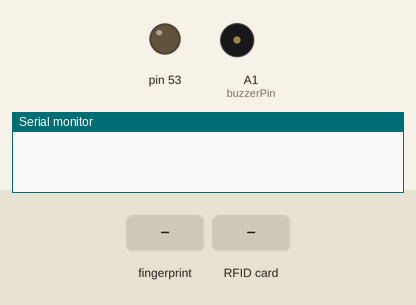
A sketch run on a simulated Arduino Mega 2560, built with avr-gcc and run on an emulated ATmega2560. Shown: output pins drawn as LEDs (lit = HIGH), buzzer (waves = sounding, pin HIGH), the last lines printed to the serial monitor. Inputs (shaded band) come from the test bench.

Above: at 0.1 s.
At 2.5 s:
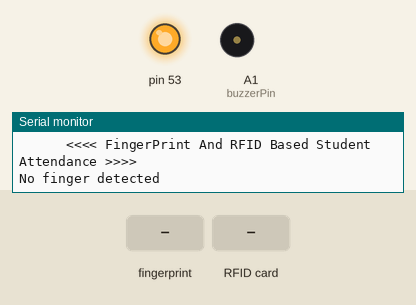
2.6 s: finger stored as number 1 placed on the sensor
5.2 s: RFID card 0A 40 70 1E held to the reader
At 9.92 s:
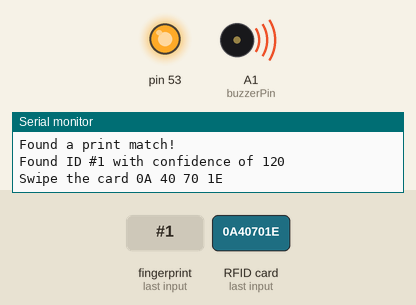
Timing chart, 0 to 11.5 s (numbered marks = the images above; inputs shaded):
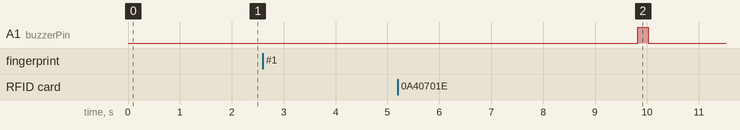

The sketch:

RFID_Fingerprint.ino
```cpp
#include <SPI.h>
#include <MFRC522.h>
#include <EEPROM.h>
#include <Adafruit_Fingerprint.h>


#if (defined(__AVR__) || defined(ESP8266)) && !defined(__AVR_ATmega2560__)
SoftwareSerial mySerial(2, 3);
#else
#define mySerial Serial1
#endif


Adafruit_Fingerprint finger = Adafruit_Fingerprint(&mySerial);


#define RST_PIN         9          // Configurable, see typical pin layout above
#define SS_PIN          10         // Configurable, see typical pin layout above
#define buzzerPin       A1

MFRC522 mfrc522(SS_PIN, RST_PIN);  // Create MFRC522 instance
int state1 = 0,state2 = 0,state3 = 0,state4 = 0;
int n = 0,Student_ID=0;//n is for the total number of students//j is for to detect the card is valid or not


void setup()
{
    Serial.begin(9600);
    while (!Serial);
    delay(100);
    Serial.println("\n\nAdafruit finger detect test");
    SPI.begin();      // Init SPI bus
    mfrc522.PCD_Init();   // Init MFRC522
    delay(4);       // Optional delay. Some board do need more time after init to be ready, see Readme
    pinMode(buzzerPin, OUTPUT);
    // set the data rate for the sensor serial port
    finger.begin(57600);
    delay(5);
    if (finger.verifyPassword())
    {
      Serial.println("Found fingerprint sensor!");
    }
    else
    {
      Serial.println("Did not find fingerprint sensor :(");
      while (1)
      {
        delay(1);
      }
    }

    Serial.println(F("Reading sensor parameters"));
    finger.getParameters();
    Serial.print(F("Status: 0x")); Serial.println(finger.status_reg, HEX);
    Serial.print(F("Sys ID: 0x")); Serial.println(finger.system_id, HEX);
    Serial.print(F("Capacity: ")); Serial.println(finger.capacity);
    Serial.print(F("Security level: ")); Serial.println(finger.security_level);
    Serial.print(F("Device address: ")); Serial.println(finger.device_addr, HEX);
    Serial.print(F("Packet len: ")); Serial.println(finger.packet_len);
    Serial.print(F("Baud rate: ")); Serial.println(finger.baud_rate);

    finger.getTemplateCount();

    if (finger.templateCount == 0)
    {
      Serial.print("Sensor doesn't contain any fingerprint data. Please run the 'enroll' example.");
    }
    else
    {
      Serial.println("Waiting for valid finger...");
      Serial.print("Sensor contains "); Serial.print(finger.templateCount); Serial.println(" templates");
    }
    Serial.println("\t\t\t<<<< FingerPrint And RFID Based Student Attendance >>>>\n");
}

void loop()
{
  getFingerprintID();
  delay(2000);            //don't ned to run this at full speed.
}


uint8_t getFingerprintID()
{
  uint8_t p = finger.getImage();
  switch (p)
  {
    case FINGERPRINT_OK:
      Serial.println("Image taken");
      break;
    case FINGERPRINT_NOFINGER:
      Serial.println("No finger detected");
      return p;
    case FINGERPRINT_PACKETRECIEVEERR:
      Serial.println("Communication error");
      return p;
    case FINGERPRINT_IMAGEFAIL:
      Serial.println("Imaging error");
      return p;
    default:
      Serial.println("Unknown error");
      return p;
  }

  // OK success!

  p = finger.image2Tz();
  switch (p)
  {
    case FINGERPRINT_OK:
      Serial.println("Image converted");
      break;
    case FINGERPRINT_IMAGEMESS:
      Serial.println("Image too messy");
      return p;
    case FINGERPRINT_PACKETRECIEVEERR:
      Serial.println("Communication error");
      return p;
    case FINGERPRINT_FEATUREFAIL:
      Serial.println("Could not find fingerprint features");
      return p;
    case FINGERPRINT_INVALIDIMAGE:
      Serial.println("Could not find fingerprint features");
      return p;
    default:
      Serial.println("Unknown error");
      return p;
  }

  // OK converted!
  p = finger.fingerSearch();
  if (p == FINGERPRINT_OK)
  {
    Serial.println("Found a print match!");
    Student_ID=finger.fingerID;
    Serial.print("Found ID #"); Serial.print(finger.fingerID);
    Serial.print(" with confidence of "); Serial.println(finger.confidence);
    delay(5000);
    RFID_Read();
  }
  else if (p == FINGERPRINT_PACKETRECIEVEERR)
  {
    Serial.println("Communication error");
    return p;
  }
  else if (p == FINGERPRINT_NOTFOUND)
  {
    Serial.println("Did not find a match");
    return p;
  }
  else
  {
    Serial.println("Unknown error");
    return p;
  }
  return finger.fingerID;
}

// returns -1 if failed, otherwise returns ID #
int getFingerprintIDez()
{
  uint8_t p = finger.getImage();
  if (p != FINGERPRINT_OK)
  return -1;

  p = finger.image2Tz();
  if (p != FINGERPRINT_OK)
  return -1;

  p = finger.fingerFastSearch();
  if (p != FINGERPRINT_OK)
  return -1;
  return finger.fingerID;
}

void RFID_Read()
{
  int cnt=20,i;
  Serial.print("\n");
  Serial.print("Swipe the card");
  delay(1000);
   if ( ! mfrc522.PICC_IsNewCardPresent())
  {
    return;
  }
  if ( ! mfrc522.PICC_ReadCardSerial())
  {
    return;
  }
  //Show UID on serial monitor
  String content = "";
  byte letter;
  for (byte i = 0; i < mfrc522.uid.size; i++)
  {
    Serial.print(mfrc522.uid.uidByte[i] < 0x10 ? " 0" : " ");
    Serial.print(mfrc522.uid.uidByte[i], HEX);
    content.concat(String(mfrc522.uid.uidByte[i] < 0x10 ? " 0" : " "));
    content.concat(String(mfrc522.uid.uidByte[i], HEX));
  }
  content.toUpperCase();

  if(Student_ID==1)
  {
    if (content.substring(1) == "0A 40 70 1E" && state1 == 0) //change here the UID of the card/cards that you want to give access
    {
      beepON();
      Serial.print("\n");
      Serial.print("1   XYZ     Present");
    }
    else
    {
      beepON();
      Serial.print("\n");
      Serial.print("UID Not Matches");
    }
  }
  else if(Student_ID==2)
  {
      if (content.substring(1) == "1A E9 E7 1E" && state2 == 0) //change here the UID of the card/cards that you want to give access
      {
        beepON();
        Serial.print("\n");
        Serial.print("2   MNK     Present");
      }
      else
      {
        beepON();
        Serial.print("\n");
        Serial.print("UID Not Matches");
      }
  }
  else if(Student_ID==3)
  {
      if (content.substring(1) == "0A 44 AB 1E" && state3 == 0) //change here the UID of the card/cards that you want to give access
      {
        beepON();
        Serial.print("\n");
        Serial.print("3   PQR     Present");
      }
      else
      {
        beepON();
        Serial.print("\n");
        Serial.print("UID Not Matches");
      }
  }

  else if(Student_ID==4)
  {
    if (content.substring(1) == "1A 00 E6 1E" && state4 == 0) //change here the UID of the card/cards that you want to give access
    {
      beepON();
      Serial.print("\n");
      Serial.print("4   ABC     Present");
    }
    else
    {
      beepON();
      Serial.print("\n");
      Serial.print("UID Not Matches");
    }
  }
  else
  {
    digitalWrite(buzzerPin, HIGH);
    Serial.print("ID : ");
    Serial.print("Unknown");
    Serial.println(" Access denied");
    delay(1500);
    digitalWrite(buzzerPin, LOW);
  }
}

void beepON()
{
  digitalWrite(buzzerPin, HIGH);
  delay(200);
  digitalWrite(buzzerPin, LOW);
  delay(100);
}
```

Measured:
- after the input at 5.2 s, A1 (buzzerPin): LOW → HIGH after 4.6 s, → LOW 0.20 s later
